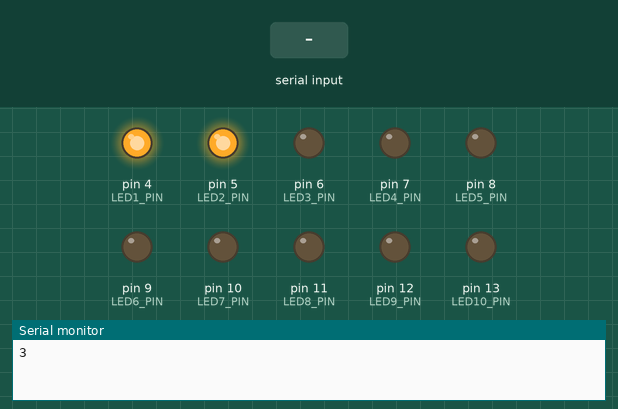
Simulated run of this sketch. Board: Arduino Uno, built with avr-gcc and run on an emulated ATmega328P. Parts: output pins drawn as LEDs (lit = HIGH), the last lines printed to the serial monitor. Inputs (shaded band) come from the test bench.

Above: at 1.2 s.
1.3 s: "W" received over Serial
At 2.5 s:
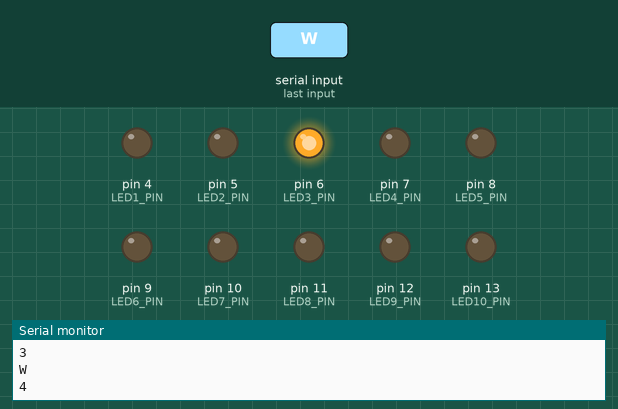
2.9 s: "A" received over Serial
At 3.7 s:
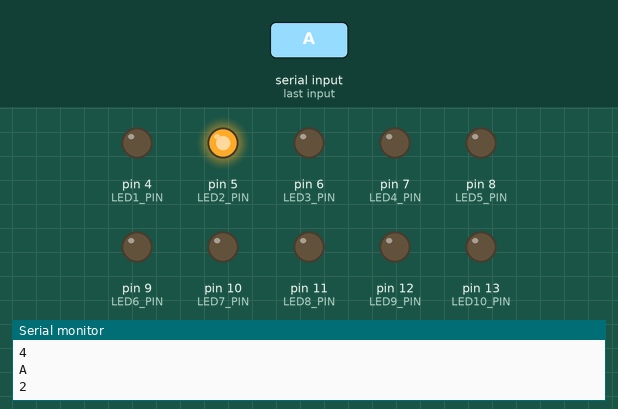
4.5 s: "S" received over Serial
At 4.9 s:
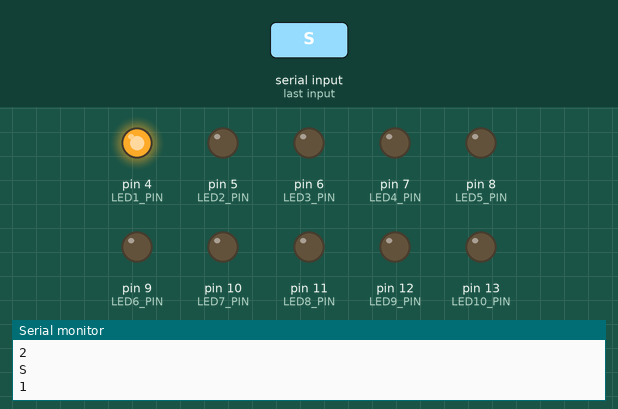
6.0 s: "R" received over Serial
At 7.2 s:
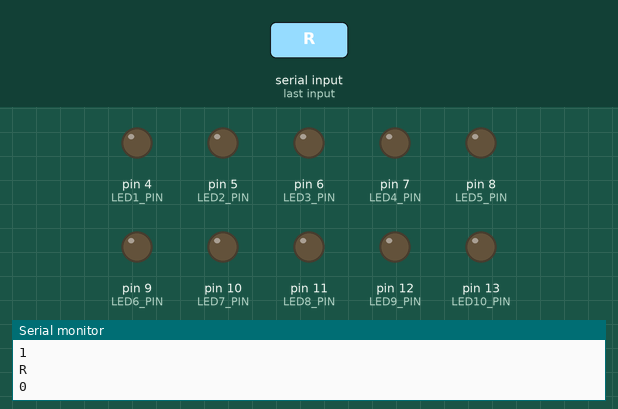
7.5 s: "S" received over Serial
At 8.4 s:
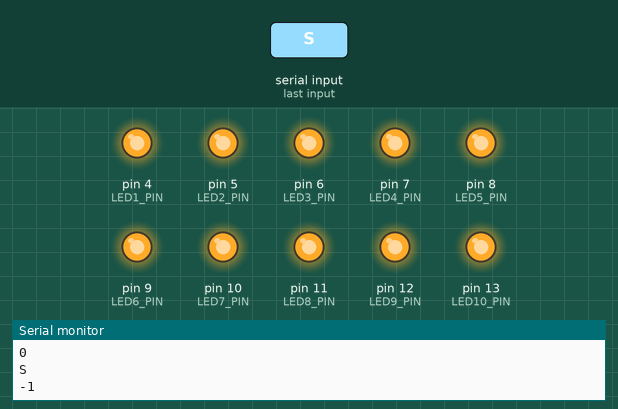
9.0 s: "D" received over Serial
At 9.5 s:
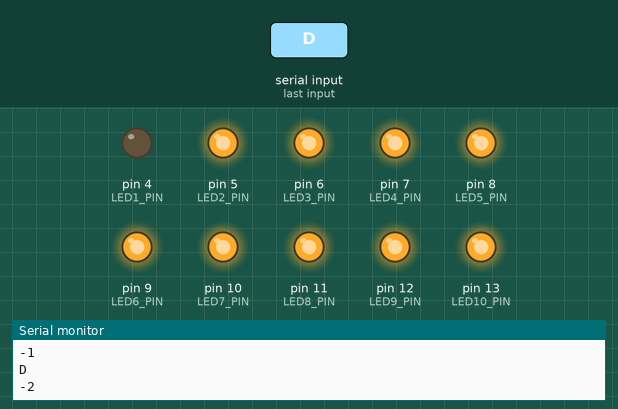
Timing chart, 0 to 11.5 s (numbered marks = the images above; inputs shaded):
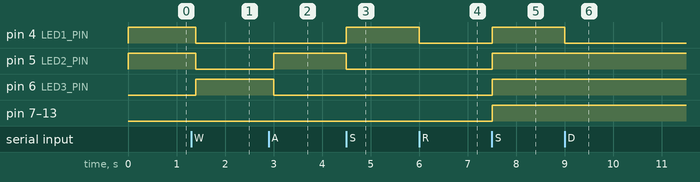

Measured:
- after the input at 1.3 s, pin 4 (LED1_PIN), pin 5 (LED2_PIN): HIGH → LOW after 0.10 s; pin 6 (LED3_PIN): LOW → HIGH after 0.10 s
- after the input at 2.9 s, pin 5 (LED2_PIN): LOW → HIGH after 0.10 s; pin 6 (LED3_PIN): HIGH → LOW after 0.10 s
- after the input at 4.5 s, pin 4 (LED1_PIN): LOW → HIGH at once; pin 5 (LED2_PIN): HIGH → LOW at once
- after the input at 6.0 s, pin 4 (LED1_PIN): HIGH → LOW at once
- after the input at 7.5 s, pin 4 (LED1_PIN), pin 5 (LED2_PIN), pin 6 (LED3_PIN), pin 7 (LED4_PIN), pin 8 (LED5_PIN), pin 9 (LED6_PIN), pin 10 (LED7_PIN), pin 11 (LED8_PIN), pin 12 (LED9_PIN), pin 13 (LED10_PIN): LOW → HIGH at once
- after the input at 9.0 s, pin 4 (LED1_PIN): HIGH → LOW at once

The sketch:

sketch_apr4a.ino
```cpp
#define LED1_PIN 4
#define LED2_PIN 5
#define LED3_PIN 6
#define LED4_PIN 7
#define LED5_PIN 8
#define LED6_PIN 9
#define LED7_PIN 10
#define LED8_PIN 11
#define LED9_PIN 12
#define LED10_PIN 13

void setup() {
  // put your setup code here, to run once:
  pinMode(LED1_PIN, OUTPUT);
  pinMode(LED2_PIN, OUTPUT);
  pinMode(LED3_PIN, OUTPUT);
  pinMode(LED4_PIN, OUTPUT);
  pinMode(LED5_PIN, OUTPUT);
  pinMode(LED6_PIN, OUTPUT);
  pinMode(LED7_PIN, OUTPUT);
  pinMode(LED8_PIN, OUTPUT);
  pinMode(LED9_PIN, OUTPUT);
  pinMode(LED10_PIN, OUTPUT);
  Serial.begin(9600);
  display();
}

int setAmt = 3;
void display() {
  bool led1 = ((setAmt & 1) == 1);
  bool led2 = ((setAmt & 2) == 2);
  bool led3 = ((setAmt & 4) == 4);
  bool led4 = ((setAmt & 8) == 8);
  bool led5 = ((setAmt & 16) == 16);
  bool led6 = ((setAmt & 32) == 32);
  bool led7 = ((setAmt & 64) == 64);
  bool led8 = ((setAmt & 128) == 128);
  bool led9 = ((setAmt & 256) == 256);
  bool led10 = ((setAmt & 512) == 512);
  digitalWrite(LED1_PIN, led1 ? HIGH : LOW);
  digitalWrite(LED2_PIN, led2 ? HIGH : LOW);
  digitalWrite(LED3_PIN, led3 ? HIGH : LOW);
  digitalWrite(LED4_PIN, led4 ? HIGH : LOW);
  digitalWrite(LED5_PIN, led5 ? HIGH : LOW);
  digitalWrite(LED6_PIN, led6 ? HIGH : LOW);
  digitalWrite(LED7_PIN, led7 ? HIGH : LOW);
  digitalWrite(LED8_PIN, led8 ? HIGH : LOW);
  digitalWrite(LED9_PIN, led9 ? HIGH : LOW);
  digitalWrite(LED10_PIN, led10 ? HIGH : LOW);
  Serial.println(setAmt);
}

void loop() {
  // put your main code here, to run repeatedly:
  if (Serial.available() > 0) {
    char c = Serial.read();
    Serial.println(c);
    if (c == 'W') {
      // increment
      setAmt++;
      display();
    } else if (c == 'A') {
      // shift left
      setAmt = setAmt >> 1;
      display();
    } else if (c == 'S') {
      // decrement
      setAmt--;
      display();
    } else if (c == 'D') {
      // shift right
      setAmt = setAmt << 1;
      display();
    } else if (c == 'R') {
      // reset
      setAmt = 0;
      display();
    }
  }
  delay(100);
}
```
